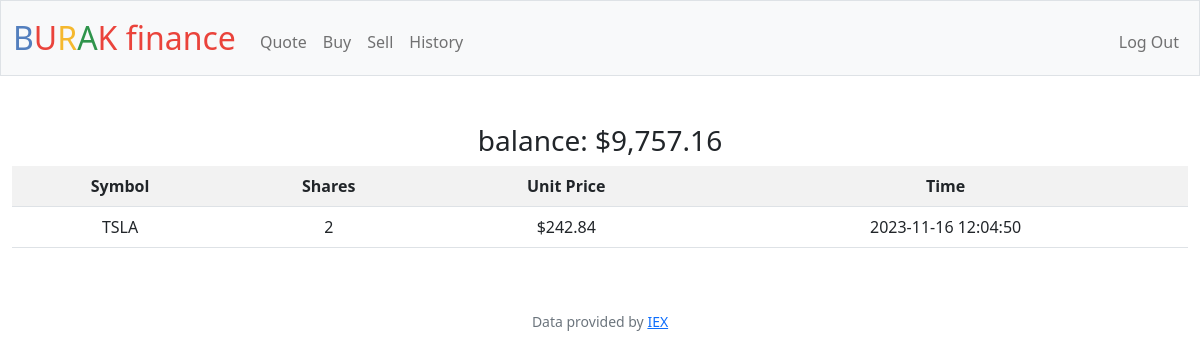
Screenshot of /history (signed in) with the database file from the repository.
### tables this page shows
CREATE TABLE history (
hstock_num int NOT NULL,
hstock_name VARCHAR(100) NOT NULL,
hstock_price int NOT NULL,
user_id int NOT NULL,
date TIMESTAMP DEFAULT CURRENT_TIMESTAMP,
FOREIGN KEY (user_id) REFERENCES users(id));

### app.py (the view)
@app.route("/history")
@login_required
def history():
    user_cash = db.execute("SELECT cash FROM users WHERE id = ?", session['user_id'])
    user_data = db.execute("SELECT hstock_name, hstock_num, hstock_price, date FROM history WHERE user_id = ?", session['user_id'])
    for stock_data in user_data:
        stock_data["hstock_price"] = usd(stock_data["hstock_price"])
    return render_template("history.html", user_data=user_data, user_cash= usd(user_cash[0]["cash"]))

### app.py (called while the page is built)
@app.after_request
def after_request(response):
    response.headers["Cache-Control"] = "no-cache, no-store, must-revalidate"
    response.headers["Expires"] = 0
    response.headers["Pragma"] = "no-cache"
    return response

### helpers.py (called while the page is built)
def login_required(f):
    @wraps(f)
    def decorated_function(*args, **kwargs):
        if session.get("user_id") is None:
            return redirect("/login")
        return f(*args, **kwargs)
    return decorated_function

def usd(value):
    return f"${value:,.2f}"

### templates/history.html (shortened to what this page needs)
{% extends "layout.html" %}
{% block main %}
    <div class="mx-auto" style="width: 900px;" class="card" style="width: 18rem;">
        <h3 class="d-flex justify-content-center" class="display-4">balance: {{user_cash}}</h3>
    </div>
    <table class="table table-striped">
        <tr>
            <th>Symbol</th>
            <th>Shares</th>
            <th>Unit Price</th>
            <th>Time</th>
        </tr>
        {% for dict in user_data%}
            <tr>
            {% for data in dict.values() %}
                <td>{{data}}</td>
            {% endfor %}
            </tr>
        {% endfor %}
    </table>
{% endblock %}

### rows the page displays
history: hstock_name "TSLA", values "2" "$242.84", date "2023-11-16 12:04:50"

### other values shown
{{ user_cash }} "$9,757.16"
